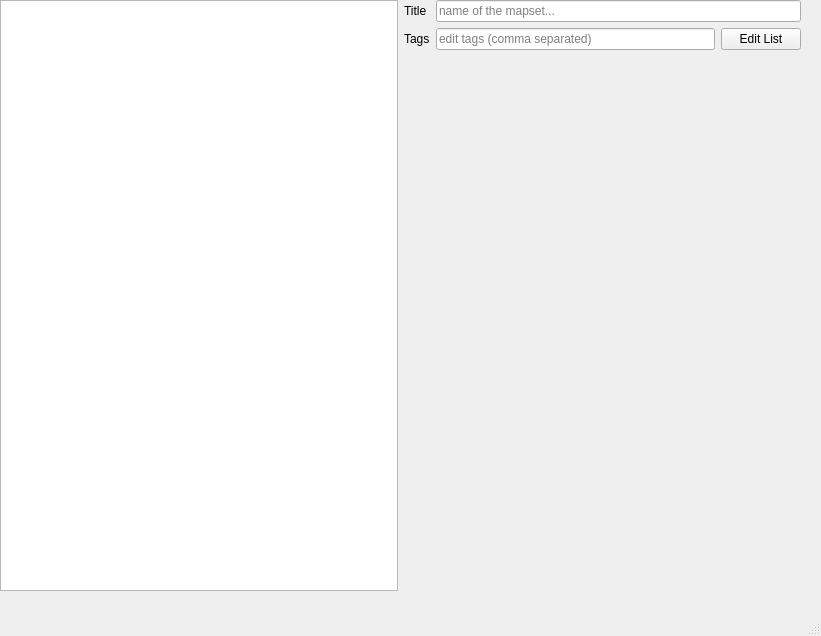
<?xml version="1.0" encoding="UTF-8"?>
<ui version="4.0">
 <class>MainWindow</class>
 <widget class="QMainWindow" name="MainWindow">
  <property name="geometry">
   <rect>
    <x>0</x>
    <y>0</y>
    <width>821</width>
    <height>636</height>
   </rect>
  </property>
  <property name="sizePolicy">
   <sizepolicy hsizetype="Minimum" vsizetype="Minimum">
    <horstretch>0</horstretch>
    <verstretch>0</verstretch>
   </sizepolicy>
  </property>
  <property name="minimumSize">
   <size>
    <width>821</width>
    <height>636</height>
   </size>
  </property>
  <property name="windowTitle">
   <string>Quaver Metadata Editor</string>
  </property>
  <property name="locale">
   <locale language="English" country="UnitedStates"/>
  </property>
  <widget class="QWidget" name="centralwidget">
   <property name="sizePolicy">
    <sizepolicy hsizetype="MinimumExpanding" vsizetype="MinimumExpanding">
     <horstretch>0</horstretch>
     <verstretch>0</verstretch>
    </sizepolicy>
   </property>
   <widget class="QWidget" name="horizontalLayoutWidget">
    <property name="geometry">
     <rect>
      <x>0</x>
      <y>0</y>
      <width>801</width>
      <height>591</height>
     </rect>
    </property>
    <layout class="QHBoxLayout" name="horizontalLayout">
     <item>
      <widget class="QListView" name="mapList"/>
     </item>
     <item>
      <layout class="QFormLayout" name="formLayout">
       <item row="0" column="0">
        <widget class="QLabel" name="label">
         <property name="text">
          <string>Title</string>
         </property>
        </widget>
       </item>
       <item row="0" column="1">
        <widget class="QLineEdit" name="lineEdit">
         <property name="placeholderText">
          <string>name of the mapset...</string>
         </property>
        </widget>
       </item>
       <item row="1" column="0">
        <widget class="QLabel" name="tagsLabel">
         <property name="text">
          <string>Tags</string>
         </property>
        </widget>
       </item>
       <item row="1" column="1">
        <layout class="QHBoxLayout" name="tagsEditLayout">
         <item>
          <widget class="QLineEdit" name="tagsEdit">
           <property name="toolTip">
            <string>&lt;html&gt;&lt;head/&gt;&lt;body&gt;&lt;p&gt;edit tags (comma separated)&lt;/p&gt;&lt;/body&gt;&lt;/html&gt;</string>
           </property>
           <property name="placeholderText">
            <string>edit tags (comma separated)</string>
           </property>
          </widget>
         </item>
         <item>
          <widget class="QPushButton" name="tagsListEdit">
           <property name="text">
            <string>Edit List</string>
           </property>
          </widget>
         </item>
        </layout>
       </item>
      </layout>
     </item>
    </layout>
   </widget>
  </widget>
  <widget class="QMenuBar" name="menubar">
   <property name="geometry">
    <rect>
     <x>0</x>
     <y>0</y>
     <width>821</width>
     <height>22</height>
    </rect>
   </property>
  </widget>
  <widget class="QStatusBar" name="statusbar"/>
 </widget>
 <resources/>
 <connections/>
</ui>
